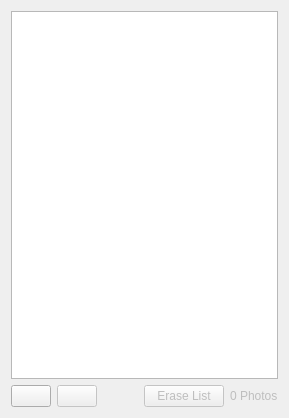
<?xml version="1.0" encoding="UTF-8"?>
<ui version="4.0">
 <class>PhotoLister</class>
 <widget class="QWidget" name="PhotoLister">
  <property name="geometry">
   <rect>
    <x>0</x>
    <y>0</y>
    <width>289</width>
    <height>418</height>
   </rect>
  </property>
  <property name="acceptDrops">
   <bool>true</bool>
  </property>
  <property name="windowTitle">
   <string>Photos List</string>
  </property>
  <property name="windowIcon">
   <iconset resource="res.qrc">
    <normaloff>:/images/photo.png</normaloff>:/images/photo.png</iconset>
  </property>
  <layout class="QVBoxLayout" name="verticalLayout">
   <item>
    <widget class="QListWidget" name="listWidgetPhotos">
     <property name="contextMenuPolicy">
      <enum>Qt::CustomContextMenu</enum>
     </property>
     <property name="editTriggers">
      <set>QAbstractItemView::NoEditTriggers</set>
     </property>
     <property name="dragDropOverwriteMode">
      <bool>false</bool>
     </property>
     <property name="dragDropMode">
      <enum>QAbstractItemView::NoDragDrop</enum>
     </property>
     <property name="alternatingRowColors">
      <bool>true</bool>
     </property>
     <property name="selectionMode">
      <enum>QAbstractItemView::ExtendedSelection</enum>
     </property>
     <property name="iconSize">
      <size>
       <width>100</width>
       <height>100</height>
      </size>
     </property>
     <property name="movement">
      <enum>QListView::Static</enum>
     </property>
     <property name="resizeMode">
      <enum>QListView::Adjust</enum>
     </property>
     <property name="viewMode">
      <enum>QListView::IconMode</enum>
     </property>
     <property name="uniformItemSizes">
      <bool>true</bool>
     </property>
    </widget>
   </item>
   <item>
    <layout class="QHBoxLayout" name="horizontalLayout_2">
     <item>
      <layout class="QHBoxLayout" name="horizontalLayout">
       <item>
        <widget class="QPushButton" name="btnAddPhoto">
         <property name="sizePolicy">
          <sizepolicy hsizetype="Minimum" vsizetype="Preferred">
           <horstretch>0</horstretch>
           <verstretch>0</verstretch>
          </sizepolicy>
         </property>
         <property name="minimumSize">
          <size>
           <width>40</width>
           <height>0</height>
          </size>
         </property>
         <property name="maximumSize">
          <size>
           <width>20</width>
           <height>16777215</height>
          </size>
         </property>
         <property name="text">
          <string/>
         </property>
         <property name="icon">
          <iconset resource="res.qrc">
           <normaloff>:/images/add.png</normaloff>:/images/add.png</iconset>
         </property>
        </widget>
       </item>
       <item>
        <widget class="QPushButton" name="btnRemovePhoto">
         <property name="enabled">
          <bool>false</bool>
         </property>
         <property name="sizePolicy">
          <sizepolicy hsizetype="Minimum" vsizetype="Preferred">
           <horstretch>0</horstretch>
           <verstretch>0</verstretch>
          </sizepolicy>
         </property>
         <property name="minimumSize">
          <size>
           <width>40</width>
           <height>0</height>
          </size>
         </property>
         <property name="maximumSize">
          <size>
           <width>20</width>
           <height>16777215</height>
          </size>
         </property>
         <property name="text">
          <string/>
         </property>
         <property name="icon">
          <iconset resource="res.qrc">
           <normaloff>:/images/del.png</normaloff>:/images/del.png</iconset>
         </property>
        </widget>
       </item>
      </layout>
     </item>
     <item>
      <spacer name="horizontalSpacer">
       <property name="orientation">
        <enum>Qt::Horizontal</enum>
       </property>
       <property name="sizeHint" stdset="0">
        <size>
         <width>40</width>
         <height>20</height>
        </size>
       </property>
      </spacer>
     </item>
     <item>
      <widget class="QPushButton" name="btnRemovePhotos">
       <property name="enabled">
        <bool>false</bool>
       </property>
       <property name="text">
        <string>Erase List</string>
       </property>
      </widget>
     </item>
     <item>
      <widget class="QLabel" name="labelNbPhotos">
       <property name="enabled">
        <bool>false</bool>
       </property>
       <property name="text">
        <string>0 Photos</string>
       </property>
      </widget>
     </item>
    </layout>
   </item>
  </layout>
  <action name="actionAddPhotoFromComputer">
   <property name="icon">
    <iconset resource="res.qrc">
     <normaloff>:/images/computer_download.png</normaloff>:/images/computer_download.png</iconset>
   </property>
   <property name="text">
    <string>Add Photo From Computer...</string>
   </property>
  </action>
  <action name="actionAddPhotoFromWeb">
   <property name="icon">
    <iconset resource="res.qrc">
     <normaloff>:/images/web_download.png</normaloff>:/images/web_download.png</iconset>
   </property>
   <property name="text">
    <string>Add Photo From Web...</string>
   </property>
  </action>
  <action name="actionRotateLeft">
   <property name="icon">
    <iconset resource="res.qrc">
     <normaloff>:/images/undo.png</normaloff>:/images/undo.png</iconset>
   </property>
   <property name="text">
    <string>Rotate Left</string>
   </property>
  </action>
  <action name="actionRotateRight">
   <property name="icon">
    <iconset resource="res.qrc">
     <normaloff>:/images/redo.png</normaloff>:/images/redo.png</iconset>
   </property>
   <property name="text">
    <string>Rotate Right</string>
   </property>
  </action>
  <action name="actionRemoveSelectedPhotos">
   <property name="icon">
    <iconset resource="res.qrc">
     <normaloff>:/images/del.png</normaloff>:/images/del.png</iconset>
   </property>
   <property name="text">
    <string>Remove Selected Photos</string>
   </property>
  </action>
  <action name="actionRemoveAllPhotos">
   <property name="icon">
    <iconset resource="res.qrc">
     <normaloff>:/images/del.png</normaloff>:/images/del.png</iconset>
   </property>
   <property name="text">
    <string>Remove All Photos</string>
   </property>
  </action>
  <action name="actionSelectAllPhotos">
   <property name="text">
    <string>Select All Photos</string>
   </property>
  </action>
  <action name="actionPreviewPhoto">
   <property name="icon">
    <iconset resource="res.qrc">
     <normaloff>:/images/viewer.png</normaloff>:/images/viewer.png</iconset>
   </property>
   <property name="text">
    <string>Preview Photo</string>
   </property>
  </action>
 </widget>
 <resources>
  <include location="res.qrc"/>
 </resources>
 <connections/>
</ui>
